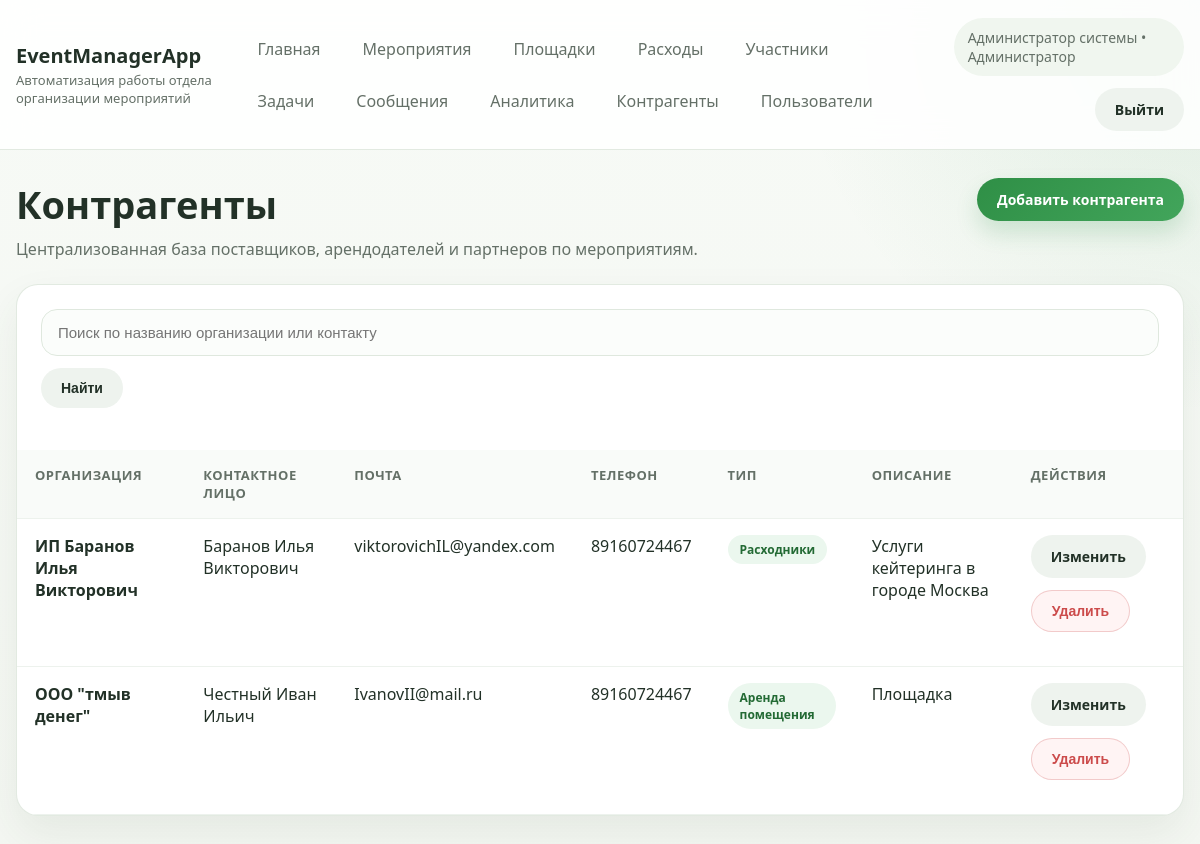
/contractors/ (signed in), run on an earlier commit of the app's database.
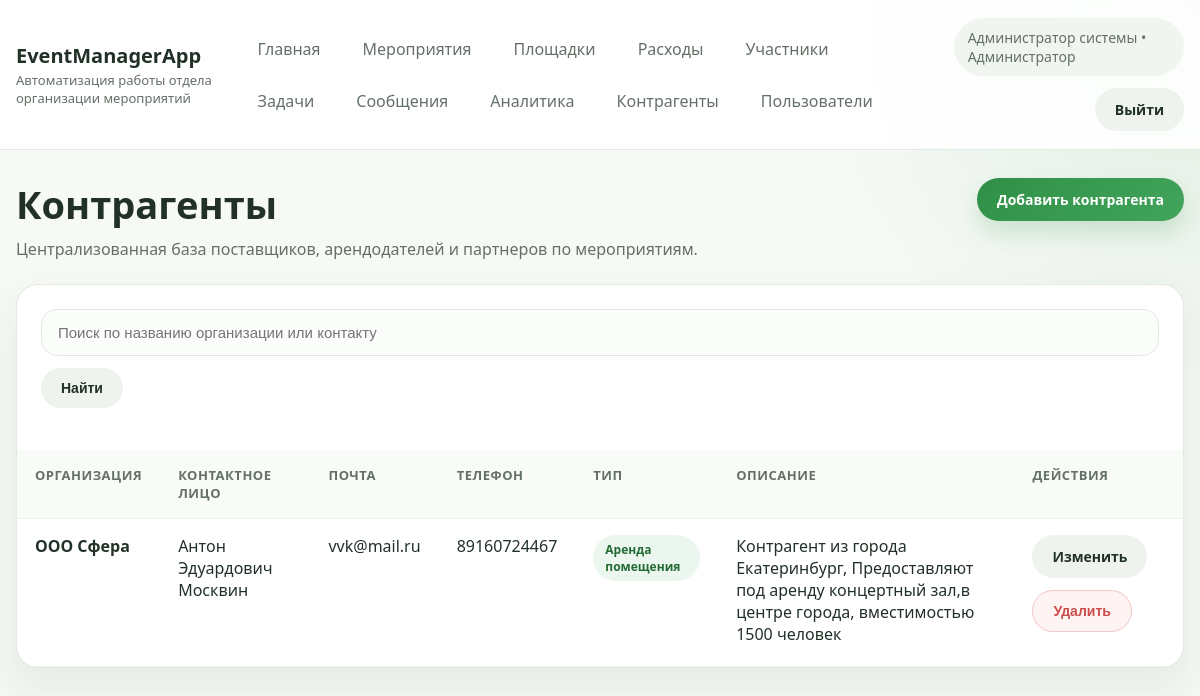
And on a later commit of the database.
### main/models.py (models this page shows, shortened)
class Contractor(models.Model):
    TYPE_RENT_SPACE = "аренда помещения"
    TYPE_RENT_EQUIPMENT = "аренда оборудования"
    TYPE_SUPPLIES = "расходники"
    TYPE_CHOICES = [
        (TYPE_RENT_SPACE, "Аренда помещения"),
        (TYPE_RENT_EQUIPMENT, "Аренда оборудования"),
        (TYPE_SUPPLIES, "Расходники"),
    ]
    c_id = models.AutoField(primary_key=True)
    name = models.CharField(max_length=255, verbose_name="Название организации")
    fullname = models.CharField(max_length=255, verbose_name="Контактное лицо")
    email = models.EmailField(verbose_name="Электронная почта")
    phone = models.CharField(max_length=20, verbose_name="Телефон")
    type = models.CharField(max_length=50, choices=TYPE_CHOICES, verbose_name="Тип контрагента")
    description = models.TextField(blank=True, verbose_name="Описание услуг")
    class Meta:
        managed = False
        db_table = "contractor"
        ordering = ["name"]

### main/views.py (the view)
# urls.py: path("contractors/", views.contractors, name="contractors"),
@login_required
def contractors(request):
    query = request.GET.get("search", "").strip()
    object_list = Contractor.objects.all()
    if query:
        object_list = object_list.filter(Q(name__icontains=query) | Q(fullname__icontains=query))
    return render(
        request,
        "main/contractors.html",
        {
            "counterparties": object_list,
            "query": query,
        },
    )

### main/models.py (called while the page is built)
    @property
    def role_label(self):
        if self.is_superuser and not self.position:
            return "Администратор"
        return dict(self.ROLE_CHOICES).get(self.position, self.position)

    @property
    def is_admin(self):
        return self.position == self.ROLE_ADMIN or self.is_superuser

    @property
    def can_manage_users(self):
        return self.is_admin

### main/templates/main/contractors.html (shortened to what this page needs)
{% extends 'main/website_headers.html' %}
{% block content %}
    <section class="page-head">
        <div>
            <h1 class="page-title">Контрагенты</h1>
            <p class="page-subtitle">Централизованная база поставщиков, арендодателей и партнеров по мероприятиям.</p>
        </div>
        <a href="{% url 'add_contractor' %}" class="btn btn-primary">Добавить контрагента</a>
    </section>
    <section class="table-card">
        <div class="panel">
            <div class="filters">
                <form method="get">
                    <input class="form-control" type="text" name="search" placeholder="Поиск по названию организации или контакту" value="{{ query }}">
                    <button type="submit" class="btn btn-secondary">Найти</button>
                </form>
            </div>
        </div>
        <div class="table-scroll">
            <table>
                <thead>
                    <tr>
                        <th>Организация</th>
                        <th>Контактное лицо</th>
                        <th>Почта</th>
                        <th>Телефон</th>
                        <th>Тип</th>
                        <th>Описание</th>
                        <th>Действия</th>
                    </tr>
                </thead>
                <tbody>
                    {% for item in counterparties %}
                        <tr>
                            <td><strong>{{ item.name }}</strong></td>
                            <td>{{ item.fullname }}</td>
                            <td>{{ item.email }}</td>
                            <td>{{ item.phone }}</td>
                            <td><span class="badge">{{ item.get_type_display|default:item.type }}</span></td>
                            <td>{{ item.description|default:"—" }}</td>
                            <td>
                                <div class="toolbar">
                                    <a href="{% url 'edit_contractor' item.pk %}" class="btn btn-secondary">Изменить</a>
                                    <form action="{% url 'delete_contractor' item.pk %}" method="post" onsubmit="return confirm('Удалить контрагента?');">
                                        <button type="submit" class="btn btn-danger">Удалить</button>
                                    </form>
                                </div>
                            </td>
                        </tr>
                    {% empty %}
                        <tr>
                            <td colspan="7" class="empty-state">Контрагенты пока не добавлены.</td>
                        </tr>
                    {% endfor %}
                </tbody>
            </table>
        </div>
    </section>
{% endblock %}

What changed in the data, as far as the page shows it:
removed Contractor: name "ИП Баранов Илья Викторович", fullname "Баранов Илья Викторович", email "viktorovichIL@yandex.com", phone "89160724467", type "Расходники", description "Услуги кейтеринга в городе Москва"
removed Contractor: name "ООО \"тмыв денег\"", fullname "Честный Иван Ильич", email "IvanovII@mail.ru", phone "89160724467", type "Аренда помещения", description "Площадка"
added Contractor: name "ООО Сфера", fullname "Антон Эдуардович Москвин", email "vvk@mail.ru", phone "89160724467", type "Аренда помещения", description "Контрагент из города Екатеринбург, Предоставляют под аренду концертный зал,в центре города, вместимостью 1500 человек"
